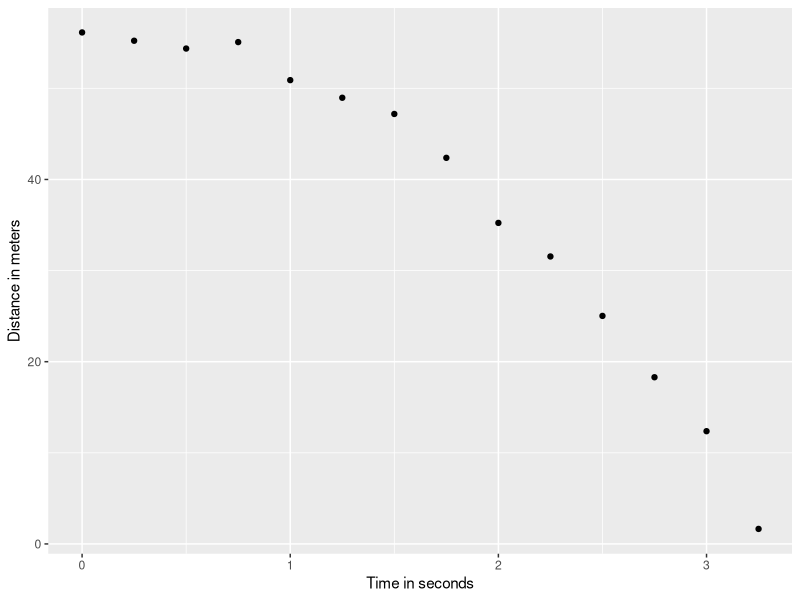
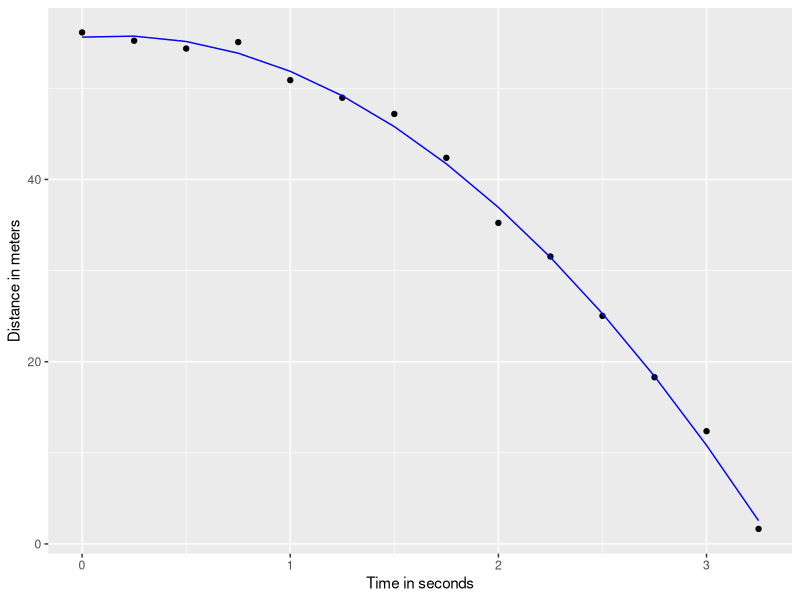

Write R code to recreate these figures, in order.
# ==============================================================================
# SECTION 3.1: MEASUREMENT ERROR MODELS (GALILEO'S FALLING OBJECT)
# ==============================================================================

# THEORETICAL BACKGROUND:
# Unlike previous examples with natural biological variability (e.g., heights), 
# this model estimates a deterministic physical law using data with measurement errors.
# The physics formula is: d = h_0 + v_0*t - 0.5*g*t^2
# Where t (time) is a fixed non-random covariate, and randomness comes solely 
# from the camera's or device's measurement error.

library(dslabs)
library(tidyverse)
library(broom) # provides tidy() and augment() to clean up model outputs

# 1. Generate simulated data for a dropping ball experiment
falling_object <- rfalling_object()

# 2. Visualize the trajectory of the falling ball
falling_object %>%
  ggplot(aes(time, observed_distance)) +
  geom_point() +
  ylab("Distance in meters") +
  xlab("Time in seconds")

# 3. Fit a quadratic regression model using lm()
# We add a time-squared column because the physical relationship is parabolic.
fit <- falling_object %>%
  mutate(time_sq = time^2) %>%
  lm(observed_distance ~ time + time_sq, data = .)

# 4. Clean up the regression summary into a tidy data frame
# Look at the p-values: 
# - time_sq (gravity factor) is highly significant (p-value close to 0).
# - time (initial velocity) is not significant (high p-value), meaning v_0 was likely 0.
tidy(fit, conf.int = TRUE)

# 5. Overlay the estimated regression parabola onto the actual noisy data points
augment(fit) %>%
  ggplot() +
  geom_point(aes(time, observed_distance)) +
  geom_line(aes(time, .fitted), col = "blue") +
  ylab("Distance in meters") +
  xlab("Time in seconds")
